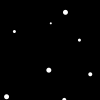
Frame 1 (no input)
Frame 60 (the mouse pressed at the canvas centre just before this capture): identical to frame 1, image omitted
Frame 120 (the mouse held since frame 60 and released just before this capture): identical to frame 1, image omitted

The Processing sketch that drew this single still picture (run headless with seeded random() and noise(); from frame 60 on, the mouse is pressed at the canvas centre):

// Processing sketch: starryNight
// ── starryNight.pde
void setup(){
  background(0);
  fill(230);
  ellipse(500, 300, 100, 100);
  fill(0);
  ellipse(600, 250, 200, 200);
  fill(255);
  noStroke();
  
  for(int i = 0; i < 700; i++){
    int radius = int(random(6));
    ellipse(random(720), random(1280), radius, radius);
  }
}

void draw(){
  
}
